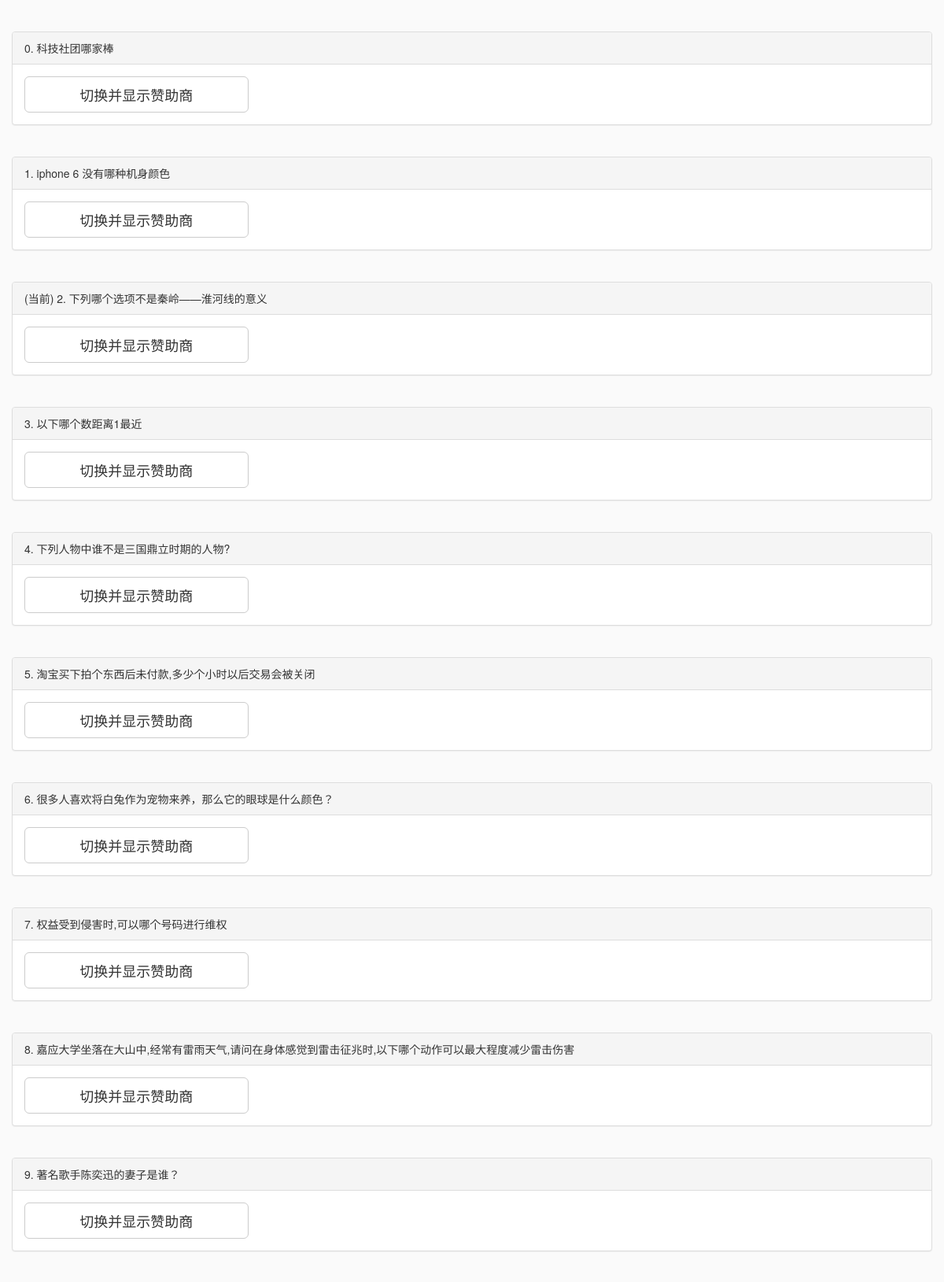
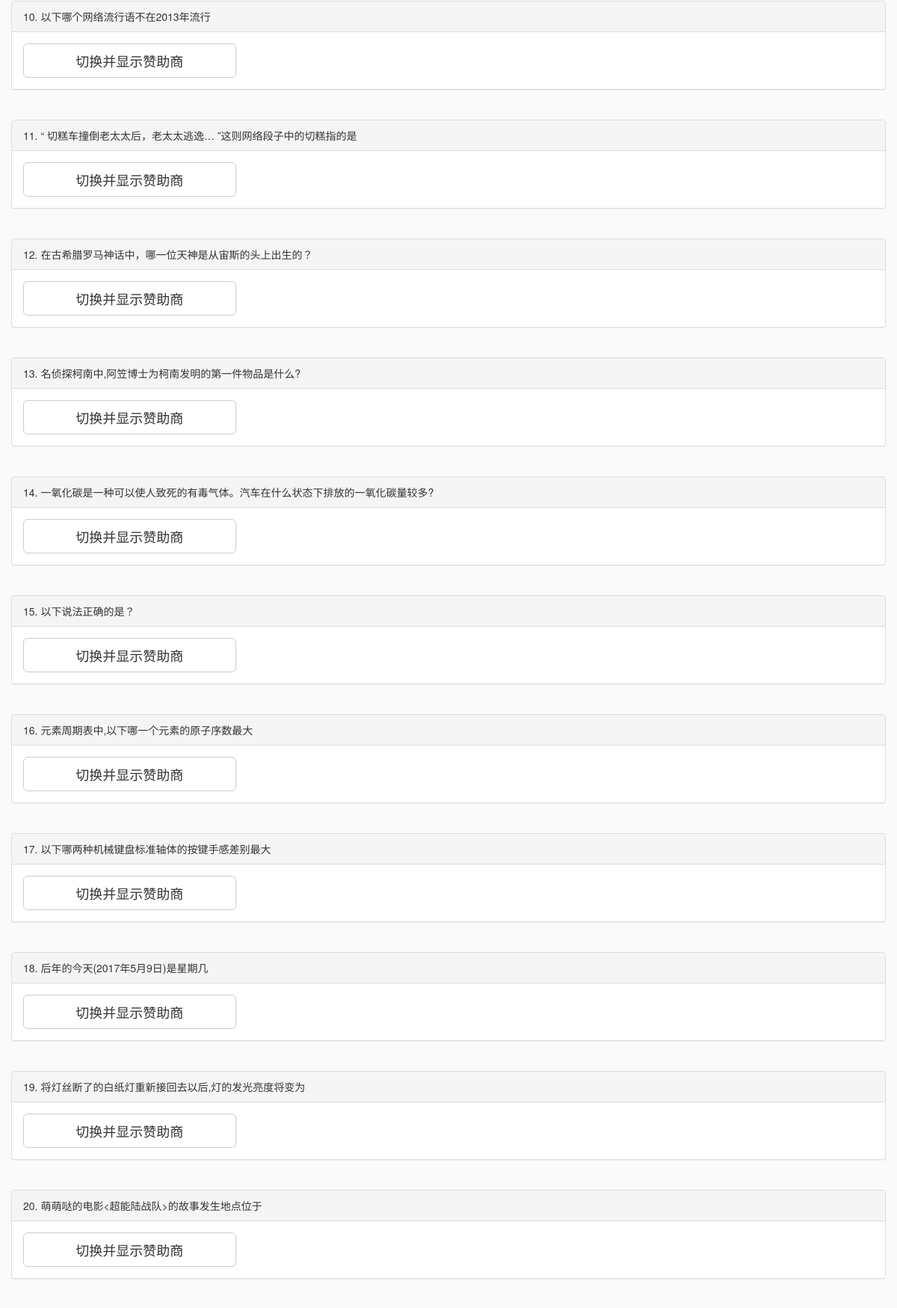
/page/activity/CAQ_admin.php (upper part), run on the app's committed database (2 pictures, top to bottom).
### tables this page shows
CREATE TABLE IF NOT EXISTS `question` (
`id` int(11) NOT NULL,
  `question` text NOT NULL,
  `a` text,
  `b` text,
  `c` text,
  `d` text,
  `randomtrue` char(1) DEFAULT NULL,
  `peoplelimit` int(11) NOT NULL,
  `addscore` int(11) NOT NULL,
  `minusscore` int(11) NOT NULL,
  `sort` int(11) NOT NULL,
  `extension` int(11) NOT NULL DEFAULT '0',
  `availabletime` int(11) NOT NULL
);

CREATE TABLE IF NOT EXISTS `question_config` (
`id` int(11) NOT NULL,
  `keyname` varchar(20) NOT NULL,
  `value` text NOT NULL
);

### plugin/php/sqlhelper.php (called while the page is built, shortened)
<?php
class sqlhelper{
	public function mysql($sql){
		$rerere = mysql_query($sql);
		return $rerere;
	}
}
?>

### page/activity/CAQ_admin.php (the view, shortened to what this page needs)
<?php
require_once(ROOT_PATH.PLUG_PATH.'/php/sqlhelper.php');
?>
<!DOCTYPE html>
<html>
<head>
    <link rel="stylesheet/less" href="<?php echo constant("CSS_PATH")?>caq.less">
    <link rel="stylesheet" href="//maxcdn.bootstrapcdn.com/font-awesome/4.3.0/css/font-awesome.min.css">
    <?php echo constant( 'JQuery_DEFINE');echo constant( 'BOOTSTRAP_DEFINE');?>
</head>
<body id="maincontainer" style="background-color:#fafafa">
    <div class="col-md-12 col-sm-12 col-xs-12 div_mainblock">
        <br>
        <br>
        <?php
            $nc = new sqlhelper();
            $result = $nc ->mysql("select * from question order by sort");
            while($row = mysql_fetch_array($result)){
                $ncs = new sqlhelper();
                $results = $ncs->mysql("select * from question_config where keyname = 'currentquestionid'");
                $rows = mysql_fetch_array($results);
                if($rows['value'] == $row['id']){
                    $title = "(当前) ";
                }else{
                    $title = "";
                }
        ?>
        <div class="panel panel-default">
            <div class="panel-heading">
                <span id="current-<?php echo $row['sort'];?>" sign-data="questionsign"><?php echo $title;?></span>
                <span id="questionsort-<?php echo $row['sort'];?>"><?php echo $row['sort'].".";?></span>
                <span id="question-<?php echo $row['sort'];?>"><?php echo $row['question'];?></span>
            </div>
          <div class="panel-body">
            <button sign-data="showsponsorbtn" class="col-md-3 col-sm-12 col-xs-12 btn btn-default btn-lg" onclick="showsponsor(<?php echo $row['id'];?>)">切换并显示赞助商</button>
          </div>
        </div>
        <br style="clear:both">
        <?php
            }
        ?>
        <br style="clear:both">
        <br style="clear:both">
        <br style="clear:both">
        <br style="clear:both">
        <br style="clear:both">
        <br style="clear:both">
        <br style="clear:both">
    </div>
</body>
</html>

### data on the page
question: sort "0", question "科技社团哪家棒"
question: sort "1", question "iphone 6 没有哪种机身颜色"
question: id.value "(当前)", sort "2", question "下列哪个选项不是秦岭——淮河线的意义"
question: sort "3", question "以下哪个数距离1最近"
question: sort "4", question "下列人物中谁不是三国鼎立时期的人物?"
question: sort "5", question "淘宝买下拍个东西后未付款,多少个小时以后交易会被关闭"
question: sort "6", question "很多人喜欢将白兔作为宠物来养，那么它的眼球是什么颜色？"
question: sort "7", question "权益受到侵害时,可以哪个号码进行维权"
question: sort "8", question "嘉应大学坐落在大山中,经常有雷雨天气,请问在身体感觉到雷击征兆时,以下哪个动作可以最大程度减少雷击伤害"
question: sort "9", question "著名歌手陈奕迅的妻子是谁？"
question: sort "10", question "以下哪个网络流行语不在2013年流行"
question: sort "11", question "“ 切糕车撞倒老太太后，老太太逃逸… ”这则网络段子中的切糕指的是"
question: sort "12", question "在古希腊罗马神话中，哪一位天神是从宙斯的头上出生的？"
question: sort "13", question "名侦探柯南中,阿笠博士为柯南发明的第一件物品是什么?"
question: sort "14", question "一氧化碳是一种可以使人致死的有毒气体。汽车在什么状态下排放的一氧化碳量较多?"
question: sort "15", question "以下说法正确的是？"
question: sort "16", question "元素周期表中,以下哪一个元素的原子序数最大"
question: sort "17", question "以下哪两种机械键盘标准轴体的按键手感差别最大"
question: sort "18", question "后年的今天(2017年5月9日)是星期几"
question: sort "19", question "将灯丝断了的白纸灯重新接回去以后,灯的发光亮度将变为"
question: sort "20", question "萌萌哒的电影<超能陆战队>的故事发生地点位于"
